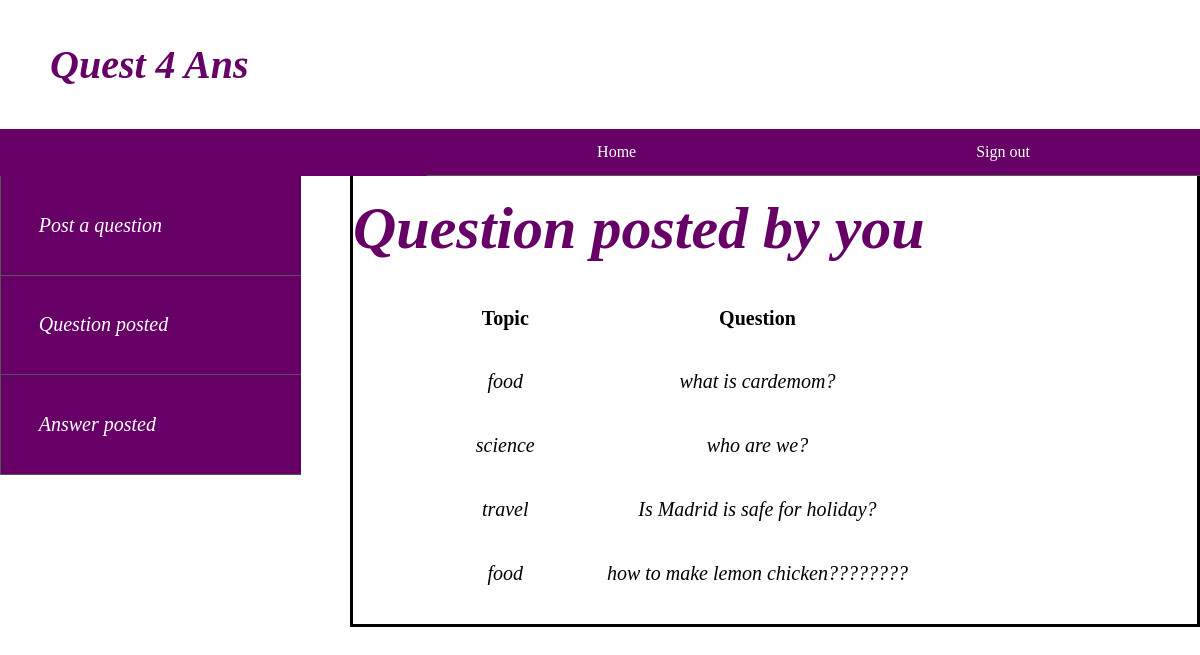
The page /ques_posted.php (signed in) on the database its author committed.
### tables this page shows
CREATE TABLE `ques_bank` (
  `ques_id` int(10) UNSIGNED NOT NULL,
  `ques_topic` varchar(20) NOT NULL,
  `ques` mediumtext NOT NULL,
  `usrname` varchar(20) NOT NULL
);

### ques_posted.php (the view, shortened to what this page needs)
<html>
<head>
</head>
	<body>
<go>
<header>
	<p>Quest 4 Ans</p>
</header>
<ul id="up">
  <li id="pu"><a href="signout.php">Sign out</a></li>
  <li id="pu"><a href="home.php">Home</a></li>
</ul>
<ul id="b">
  <li id="n"><a class="active" href="post_ques.php">Post a question</a></li>
  <li id="n"><a href="ques_posted.php">Question posted</a></li>
<li id="n"><a href="ans_posted.php">Answer posted</a></li>
</ul>
</go>
<div>
<h1 style='color:#660066; font: italic bold 60px Georgia, serif;'>Question posted by you</h1>
<?php
$a=$_SESSION['usrname'];
if($k = mysql_query("SELECT `ques_topic`,`ques` FROM `ques_bank` WHERE `ques_bank`.`usrname`='$a'"))
{
echo
"<table id='t'>
<tr>
<th id='a'>Topic</th>
<th id='a'>Question</th>
</tr>";
while($row = mysql_fetch_array($k, MYSQL_ASSOC))
{
echo
"<tr>
<td id='yy'>{$row['ques_topic']}</td>
<td id='yy'>{$row['ques']}</td>
</tr>";
}
}
else
{
echo "You did'nt posted any Question yet.";
}
echo "</table>";
?>
</div>
</body>
</html>

### ques_posted.php (style rules this page uses)
body { margin:0; }
go { position:fixed;width:100%; }
header { background-color:white; font: italic bold 40px Georgia, serif; color:#660066; padding-top:1px; padding-bottom:1px; padding-left:50px; padding-right:30px; }
#a { text-align: center; padding-bottom: 1cm; width: 50px; font-size: 125%; }
#yy { text-align: center; padding-bottom: 1cm; width: 50px; font: italic 20px Georgia, serif; }
table#t { margin-left:2cm; width:60%; }
ul#up { list-style-type: none; margin: 0px 0px; padding: 0; overflow: hidden; background-color: #660066; top: 0; width: 100%; left:0; }
#pu { float: right; }
#pu a { border-bottom: 1px solid #555; display: block; white-space: nowrap; color: white; text-align: center; padding: 14px 170px; text-decoration: none; }
#b { overflow: auto; border-left: 1px solid #555; list-style-type: none; margin: 0px 0px; padding: 0px; width: 25%; height: 100%; background-color: #660066; }
#n a { display: block; border-bottom: 1px solid #555; padding-left:1cm; padding-right: 3.5cm; padding-top: 1cm; padding-bottom: 1cm; font: italic 20px Georgia, serif; text-decoration: none; color:white; }
div { border: 3px solid black; padding-top: 4cm; margin-top: 0px; margin-bottom: 0px; margin-right: 0px; margin-left: 350px; }

### rows shown on the page
ques_bank: ques_topic "food", ques "what is cardemom?"
ques_bank: ques_topic "science", ques "who are we?"
ques_bank: ques_topic "travel", ques "Is Madrid is safe for holiday?"
ques_bank: ques_topic "food", ques "how to make lemon chicken????????"
